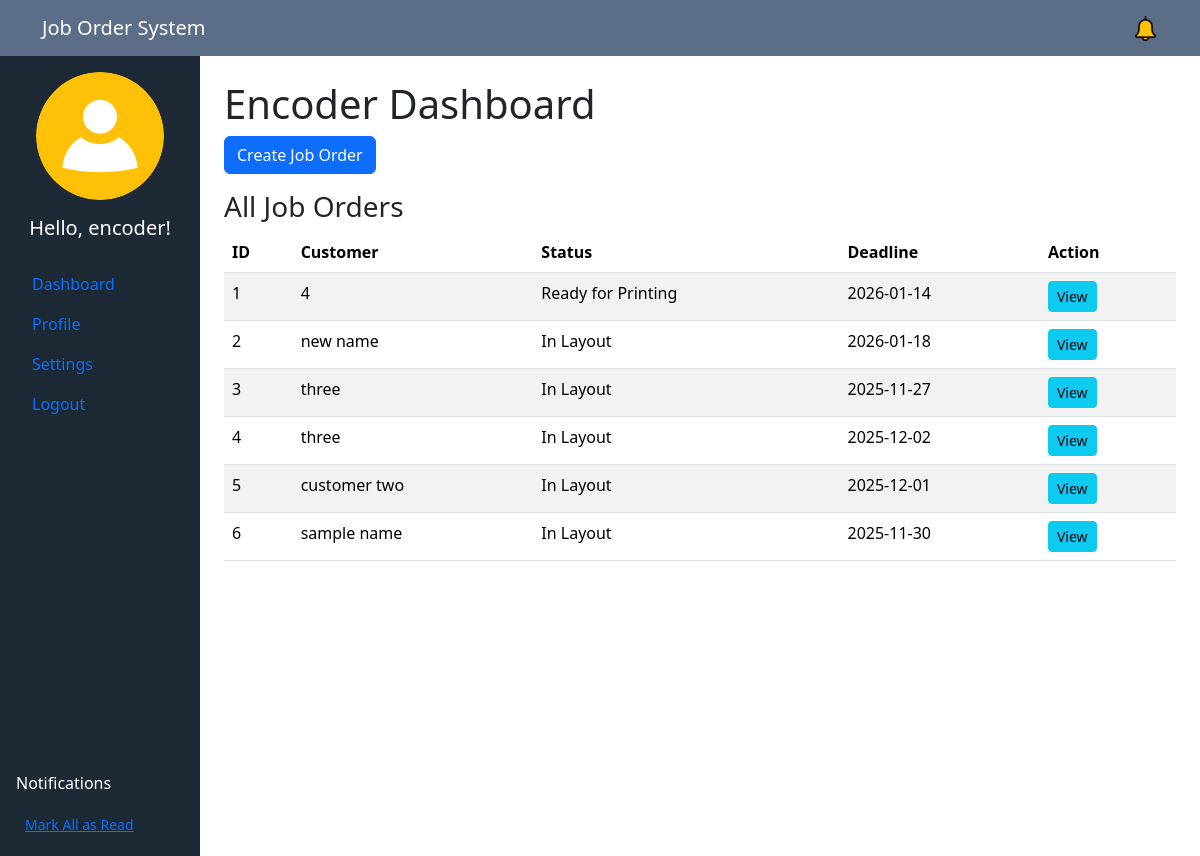
Page /dashboard/encoder.php (signed in) on the committed database.
### tables this page shows
CREATE TABLE `job_orders` (
  `id` int NOT NULL AUTO_INCREMENT,
  `jo_number` varchar(255) DEFAULT NULL,
  `customer_name` varchar(100) DEFAULT NULL,
  `contact_num` varchar(15) DEFAULT NULL,
  `date_ordered` date DEFAULT NULL,
  `deadline` date DEFAULT NULL,
  `item_description` text,
  `file_upload` text,
  `product_type` int DEFAULT NULL,
  `team_name` varchar(50) DEFAULT NULL,
  `quantity` int DEFAULT NULL,
  `status` varchar(50) DEFAULT 'Pending Layout',
  `created_by` int DEFAULT NULL,
  `created_at` timestamp NULL DEFAULT CURRENT_TIMESTAMP,
  `updated_at` timestamp NULL DEFAULT NULL,
  PRIMARY KEY (`id`),
  KEY `created_by` (`created_by`),
  CONSTRAINT `job_orders_ibfk_1` FOREIGN KEY (`created_by`) REFERENCES `users` (`id`)
);

### dashboard/encoder.php (the view, shortened to what this page needs)
<?php
include '../templates/header.php';
?>
<div class="row">
<nav class="col-md-3 col-lg-2 p-3 vh-100 d-flex flex-column align-items-center" style="background-color:#1d2935; color:white;">
  <img src="../assets/img/default_profile.png" class="rounded-circle mb-3" alt="Profile Image">
  <h5 class="mb-4">Hello, <?= htmlspecialchars($_SESSION['user']['username']) ?>!</h5>
  <ul class="nav flex-column w-100">
    <li class="nav-item"><a class="nav-link active" href="#">Dashboard</a></li>
    <li class="nav-item"><a class="nav-link" href="#">Profile</a></li>
    <li class="nav-item"><a class="nav-link" href="#">Settings</a></li>
    <li class="nav-item"><a class="nav-link" href="../auth/logout.php">Logout</a></li>
  </ul>
  <?php include 'notifications_sidebar.php'; ?>
</nav>
<main class="col-md-9 col-lg-10 p-4">
<h1>Encoder Dashboard</h1>
<a href="#" class="btn btn-primary mb-3" data-bs-toggle="modal" data-bs-target="#createJobOrderModal">Create Job Order</a>
        <?php include "../jo/create.php"; ?>
<h3>All Job Orders</h3>
<table class="table table-striped">
<thead>
<tr><th>ID</th><th>Customer</th><th>Status</th><th>Deadline</th><th>Action</th></tr>
</thead>
<tbody>
<?php
$stmt = $conn->query("SELECT * FROM job_orders ORDER BY created_at DESC");
$counter=1;
while($row=$stmt->fetch_assoc()){
    echo "<tr>
    <td>{$counter}</td>
    <td>{$row['customer_name']}</td>
    <td>{$row['status']}</td>
    <td>{$row['deadline']}</td>
    <td><button class='btn btn-sm btn-info view-btn' data-id='{$row['id']}' data-bs-toggle='modal' data-bs-target='#viewJobOrderModal'>View</button></td>
    </tr>";
    $counter++;
}
?>
</tbody>
</table>
</main>
</div>
<?php include '../templates/footer.php'; ?>

### templates/header.php (shortened to what this page needs)
<?php
include __DIR__ . '/../config/db.php';
$stmt = $conn->prepare("SELECT COUNT(*) AS cnt FROM notifications WHERE user_id = ? AND is_read = 0");
$stmt->bind_param("i", $_SESSION['user']['id']);
$stmt->execute();
$res = $stmt->get_result()->fetch_assoc();
$unread_count = intval($res['cnt'] ?? 0);
?>
<!Doctype html>
<html>
  <head>
    <link rel="stylesheet" href="../assets/css/bootstrap5_3_3.min.css">
    <link rel="stylesheet" href=" /job_order_tracking_system/assets/css/main.css ">
  </head>
  <body>
    <nav class="navbar navbar-expand-lg navbar-light" style="background-color: #5b6d87;">
      <div class="container">
        <a class="navbar-brand" href="/job_order_tracking_system/index.php" style="color: white;">Job Order System</a>
        <div class="d-flex">
          <a class="position-relative" href="/job_order_tracking_system/notifications.php"><img src="../assets/img/bell-z.png" alt="notifications">
          <?php if($unread_count>0): ?><span class="badge bg-danger"><?= $unread_count ?></span><?php endif; ?></a>
        </div>
      </div>
    </nav>
    <div class="container-fluid">

### dashboard/notifications_sidebar.php (shortened to what this page needs)
<div class="mt-auto w-100">
    <h6 class="mt-3">Notifications</h6>
    <button class="btn btn-sm btn-link mt-2" id="markAllRead">Mark All as Read</button>
</div>

### templates/footer.php (shortened to what this page needs)
</div>
</body>
</html>

### rows in the picture
job_orders: customer_name "4", status "Ready for Printing", deadline "2026-01-14"
job_orders: customer_name "new name", status "In Layout", deadline "2026-01-18"
job_orders: customer_name "three", status "In Layout", deadline "2025-11-27"
job_orders: customer_name "three", status "In Layout", deadline "2025-12-02"
job_orders: customer_name "customer two", status "In Layout", deadline "2025-12-01"
job_orders: customer_name "sample name", status "In Layout", deadline "2025-11-30"

### other values in the picture
$_SESSION['user']['username'] "encoder"
